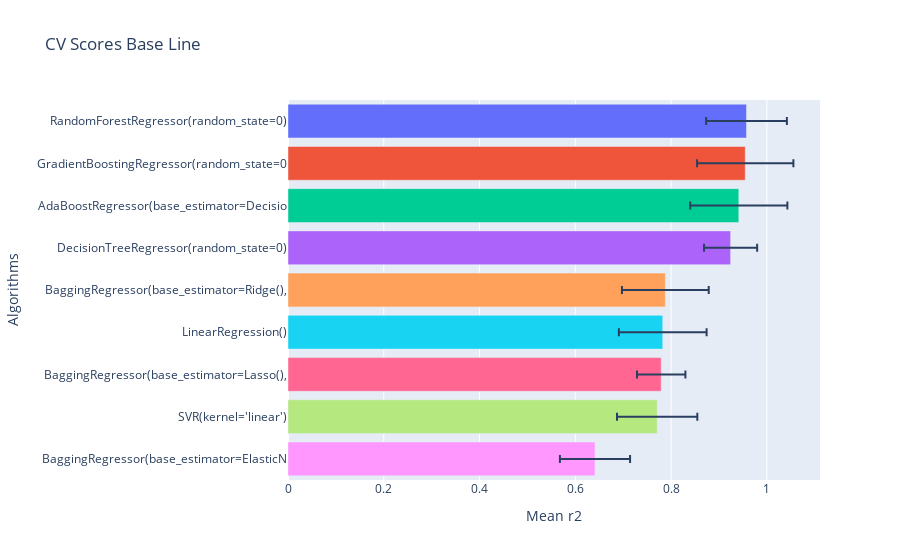

Source (notebook cell):
### Code cell
gp.crossval_models(x_train,y_train,10,lista_estimadores,"r2")

### Figure 1 — Plotly figure (JSON) as saved in the notebook; plotly's stock layout.template omitted (floating-point values rounded to 4 significant figures)
{"data": [{"alignmentgroup": "True", "error_x": {"array": [0.08429]}, "hovertemplate": "Algorithms=%{y}<br>Mean r2=%{x}<extra></extra>", "legendgroup": "RandomForestRegressor(random_state=0)", "marker": {"color": "#636efa", "pattern": {"shape": ""}}, "name": "RandomForestRegressor(random_state=0)", "offsetgroup": "RandomForestRegressor(random_state=0)", "orientation": "h", "showlegend": true, "textposition": "auto", "type": "bar", "x": [0.9575], "xaxis": "x", "y": ["RandomForestRegressor(random_state=0)"], "yaxis": "y"}, {"alignmentgroup": "True", "error_x": {"array": [0.1006]}, "hovertemplate": "Algorithms=%{y}<br>Mean r2=%{x}<extra></extra>", "legendgroup": "GradientBoostingRegressor(random_state=0", "marker": {"color": "#EF553B", "pattern": {"shape": ""}}, "name": "GradientBoostingRegressor(random_state=0", "offsetgroup": "GradientBoostingRegressor(random_state=0", "orientation": "h", "showlegend": true, "textposition": "auto", "type": "bar", "x": [0.9548], "xaxis": "x", "y": ["GradientBoostingRegressor(random_state=0"], "yaxis": "y"}, {"alignmentgroup": "True", "error_x": {"array": [0.1014]}, "hovertemplate": "Algorithms=%{y}<br>Mean r2=%{x}<extra></extra>", "legendgroup": "AdaBoostRegressor(base_estimator=Decisio", "marker": {"color": "#00cc96", "pattern": {"shape": ""}}, "name": "AdaBoostRegressor(base_estimator=Decisio", "offsetgroup": "AdaBoostRegressor(base_estimator=Decisio", "orientation": "h", "showlegend": true, "textposition": "auto", "type": "bar", "x": [0.9414], "xaxis": "x", "y": ["AdaBoostRegressor(base_estimator=Decisio"], "yaxis": "y"}, {"alignmentgroup": "True", "error_x": {"array": [0.05544]}, "hovertemplate": "Algorithms=%{y}<br>Mean r2=%{x}<extra></extra>", "legendgroup": "DecisionTreeRegressor(random_state=0)", "marker": {"color": "#ab63fa", "pattern": {"shape": ""}}, "name": "DecisionTreeRegressor(random_state=0)", "offsetgroup": "DecisionTreeRegressor(random_state=0)", "orientation": "h", "showlegend": true, "textposition": "auto", "type": "bar", "x": [0.9243], "xaxis": "x", "y": ["DecisionTreeRegressor(random_state=0)"], "yaxis": "y"}, {"alignmentgroup": "True", "error_x": {"array": [0.0906]}, "hovertemplate": "Algorithms=%{y}<br>Mean r2=%{x}<extra></extra>", "legendgroup": "BaggingRegressor(base_estimator=Ridge(),", "marker": {"color": "#FFA15A", "pattern": {"shape": ""}}, "name": "BaggingRegressor(base_estimator=Ridge(),", "offsetgroup": "BaggingRegressor(base_estimator=Ridge(),", "orientation": "h", "showlegend": true, "textposition": "auto", "type": "bar", "x": [0.788], "xaxis": "x", "y": ["BaggingRegressor(base_estimator=Ridge(),"], "yaxis": "y"}, {"alignmentgroup": "True", "error_x": {"array": [0.09162]}, "hovertemplate": "Algorithms=%{y}<br>Mean r2=%{x}<extra></extra>", "legendgroup": "LinearRegression()", "marker": {"color": "#19d3f3", "pattern": {"shape": ""}}, "name": "LinearRegression()", "offsetgroup": "LinearRegression()", "orientation": "h", "showlegend": true, "textposition": "auto", "type": "bar", "x": [0.7825], "xaxis": "x", "y": ["LinearRegression()"], "yaxis": "y"}, {"alignmentgroup": "True", "error_x": {"array": [0.05056]}, "hovertemplate": "Algorithms=%{y}<br>Mean r2=%{x}<extra></extra>", "legendgroup": "BaggingRegressor(base_estimator=Lasso(),", "marker": {"color": "#FF6692", "pattern": {"shape": ""}}, "name": "BaggingRegressor(base_estimator=Lasso(),", "offsetgroup": "BaggingRegressor(base_estimator=Lasso(),", "orientation": "h", "showlegend": true, "textposition": "auto", "type": "bar", "x": [0.7793], "xaxis": "x", "y": ["BaggingRegressor(base_estimator=Lasso(),"], "yaxis": "y"}, {"alignmentgroup": "True", "error_x": {"array": [0.08383]}, "hovertemplate": "Algorithms=%{y}<br>Mean r2=%{x}<extra></extra>", "legendgroup": "SVR(kernel='linear')", "marker": {"color": "#B6E880", "pattern": {"shape": ""}}, "name": "SVR(kernel='linear')", "offsetgroup": "SVR(kernel='linear')", "orientation": "h", "showlegend": true, "textposition": "auto", "type": "bar", "x": [0.7709], "xaxis": "x", "y": ["SVR(kernel='linear')"], "yaxis": "y"}, {"alignmentgroup": "True", "error_x": {"array": [0.07327]}, "hovertemplate": "Algorithms=%{y}<br>Mean r2=%{x}<extra></extra>", "legendgroup": "BaggingRegressor(base_estimator=ElasticN", "marker": {"color": "#FF97FF", "pattern": {"shape": ""}}, "name": "BaggingRegressor(base_estimator=ElasticN", "offsetgroup": "BaggingRegressor(base_estimator=ElasticN", "orientation": "h", "showlegend": true, "textposition": "auto", "type": "bar", "x": [0.6411], "xaxis": "x", "y": ["BaggingRegressor(base_estimator=ElasticN"], "yaxis": "y"}], "layout": {"barmode": "relative", "legend": {"title": {"text": "Algorithms"}, "tracegroupgap": 0}, "showlegend": false, "title": {"text": "CV Scores Base Line"}, "xaxis": {"anchor": "y", "domain": [0, 1], "title": {"text": "Mean r2"}}, "yaxis": {"anchor": "x", "categoryarray": ["BaggingRegressor(base_estimator=ElasticN", "SVR(kernel='linear')", "BaggingRegressor(base_estimator=Lasso(),", "LinearRegression()", "BaggingRegressor(base_estimator=Ridge(),", "DecisionTreeRegressor(random_state=0)", "AdaBoostRegressor(base_estimator=Decisio", "GradientBoostingRegressor(random_state=0", "RandomForestRegressor(random_state=0)"], "categoryorder": "array", "domain": [0, 1], "title": {"text": "Algorithms"}}}}
